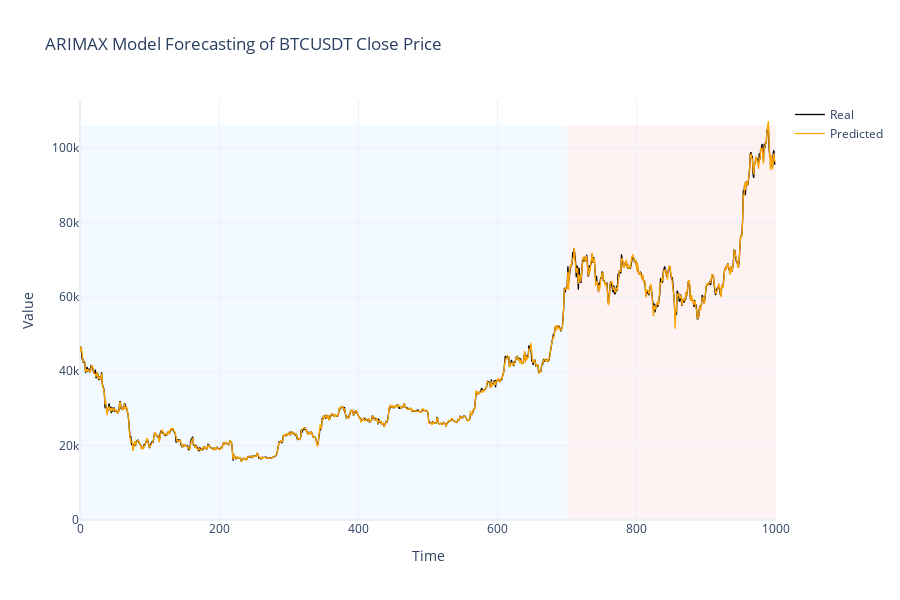
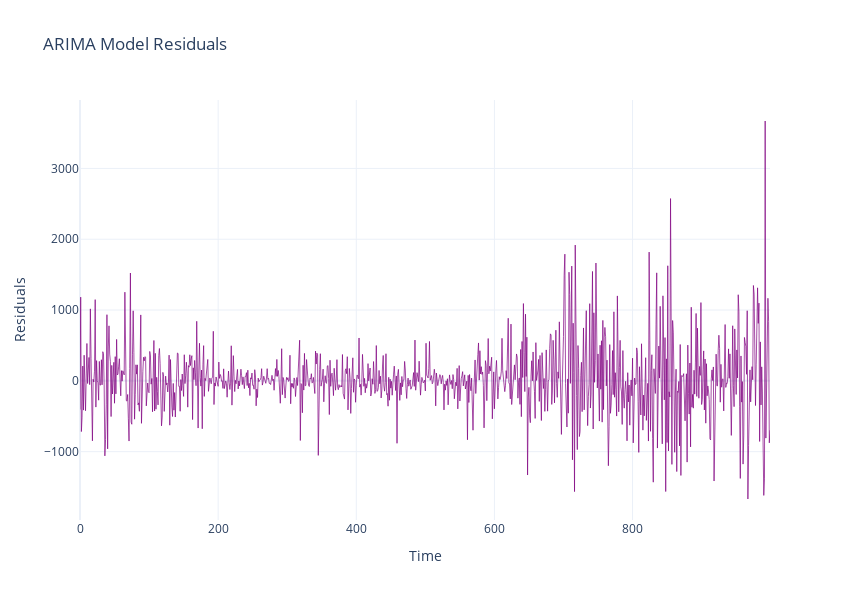

The notebook cell these images were saved under, in order:
### Code cell
Go_plot_predictions(model_fit, data, y_train, y_test, x_test)

### Figure 1 — Plotly figure (JSON) as saved in the notebook; plotly's stock layout.template omitted (floating-point values rounded to 4 significant figures; data arrays with more than 128 entries replaced by an {"elided": "..."} marker saying what was removed)
{"data": [{"line": {"color": "black", "width": 1.3}, "mode": "lines", "name": "Real", "type": "scatter", "y": {"elided": "1000 float values"}}, {"line": {"color": "orange", "width": 1.3}, "mode": "lines", "name": "Predicted", "type": "scatter", "y": {"elided": "1000 float values"}}], "layout": {"height": 600, "shapes": [{"fillcolor": "LightSkyBlue", "layer": "below", "line": {"width": 0}, "name": "Training phase", "opacity": 0.1, "type": "rect", "x0": 0, "x1": 700, "y0": 0, "y1": 106100.0}, {"fillcolor": "LightCoral", "layer": "below", "line": {"width": 0}, "name": "Testing phase", "opacity": 0.1, "type": "rect", "x0": 700, "x1": 1000, "y0": 0, "y1": 106100.0}], "title": {"text": "ARIMAX Model Forecasting of BTCUSDT Close Price"}, "width": 900, "xaxis": {"title": {"text": "Time"}}, "yaxis": {"title": {"text": "Value"}}}}

### Figure 2 — Plotly figure (JSON) as saved in the notebook; plotly's stock layout.template omitted (floating-point values rounded to 4 significant figures; data arrays with more than 128 entries replaced by an {"elided": "..."} marker saying what was removed)
{"data": [{"line": {"color": "purple", "width": 0.7}, "mode": "lines", "name": "Residuals", "type": "scatter", "y": {"elided": "1000 float values"}}], "layout": {"height": 600, "title": {"text": "ARIMA Model Residuals"}, "width": 850, "xaxis": {"title": {"text": "Time"}}, "yaxis": {"title": {"text": "Residuals"}}}}
